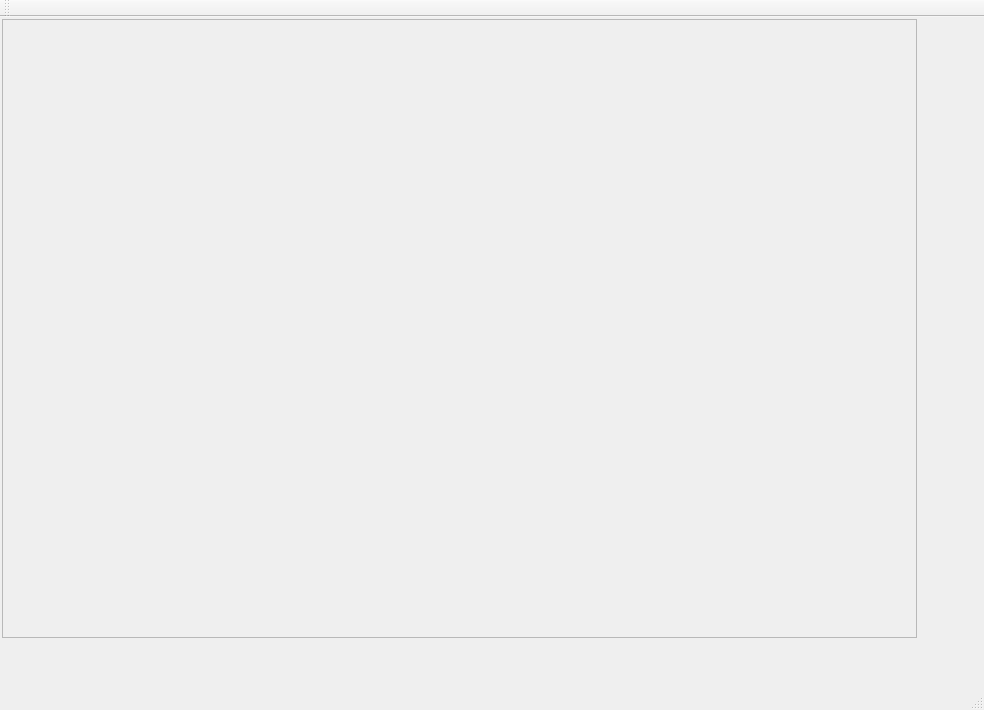
<?xml version="1.0" encoding="UTF-8"?>
<ui version="4.0">
 <class>QtBPQAPRSClass</class>
 <widget class="QMainWindow" name="QtBPQAPRSClass">
  <property name="geometry">
   <rect>
    <x>0</x>
    <y>0</y>
    <width>984</width>
    <height>710</height>
   </rect>
  </property>
  <property name="windowTitle">
   <string>QtBPQAPRS</string>
  </property>
  <property name="windowIcon">
   <iconset resource="QtBPQAPRS.qrc">
    <normaloff>:/QtBPQAPRS/aprs.ico</normaloff>:/QtBPQAPRS/aprs.ico</iconset>
  </property>
  <widget class="QWidget" name="centralWidget">
   <widget class="QScrollArea" name="scrollArea">
    <property name="geometry">
     <rect>
      <x>2</x>
      <y>2</y>
      <width>915</width>
      <height>619</height>
     </rect>
    </property>
    <property name="verticalScrollBarPolicy">
     <enum>Qt::ScrollBarAlwaysOff</enum>
    </property>
    <property name="horizontalScrollBarPolicy">
     <enum>Qt::ScrollBarAlwaysOff</enum>
    </property>
    <property name="sizeAdjustPolicy">
     <enum>QAbstractScrollArea::AdjustToContents</enum>
    </property>
    <property name="widgetResizable">
     <bool>false</bool>
    </property>
    <widget class="QWidget" name="scrollAreaWidgetContents">
     <property name="geometry">
      <rect>
       <x>0</x>
       <y>0</y>
       <width>913</width>
       <height>617</height>
      </rect>
     </property>
     <widget class="QLabel" name="label">
      <property name="geometry">
       <rect>
        <x>2</x>
        <y>2</y>
        <width>2048</width>
        <height>2048</height>
       </rect>
      </property>
      <property name="sizePolicy">
       <sizepolicy hsizetype="Fixed" vsizetype="Fixed">
        <horstretch>0</horstretch>
        <verstretch>0</verstretch>
       </sizepolicy>
      </property>
      <property name="text">
       <string>TextLabel</string>
      </property>
     </widget>
    </widget>
   </widget>
  </widget>
  <widget class="QMenuBar" name="menuBar">
   <property name="geometry">
    <rect>
     <x>0</x>
     <y>0</y>
     <width>984</width>
     <height>21</height>
    </rect>
   </property>
  </widget>
  <widget class="QToolBar" name="mainToolBar">
   <attribute name="toolBarArea">
    <enum>TopToolBarArea</enum>
   </attribute>
   <attribute name="toolBarBreak">
    <bool>false</bool>
   </attribute>
  </widget>
  <widget class="QStatusBar" name="statusBar"/>
  <action name="actionHome">
   <property name="text">
    <string>Home</string>
   </property>
  </action>
  <action name="actionSend_Beacons">
   <property name="text">
    <string>Send Beacons</string>
   </property>
  </action>
  <action name="actionOnline_Help">
   <property name="text">
    <string>Online Help</string>
   </property>
  </action>
  <action name="actionAbout">
   <property name="text">
    <string>About</string>
   </property>
  </action>
 </widget>
 <layoutdefault spacing="6" margin="11"/>
 <resources>
  <include location="QtBPQAPRS.qrc"/>
 </resources>
 <connections/>
</ui>
